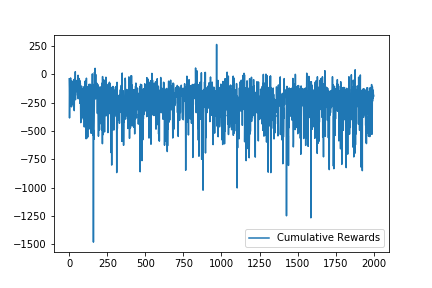

The Python source for this figure:
import gym
import keras
from keras.models import Sequential, load_model
from keras.layers import Dense
from keras.optimizers import Adam
from rltoolkit.methods import DQL
from rltoolkit.utils import test_network
from rltoolkit.callbacks import Checkpoint, Graph

env = gym.make('LunarLander-v2')
try:
  print(env.unwrapped.get_action_meanings())
except:
  pass

#Build network
model = Sequential()
model.add(Dense(256, activation='relu', input_shape=env.observation_space.shape))
model.add(Dense(256, activation='relu'))
model.add(Dense(256, activation='relu'))
model.add(Dense(env.action_space.n, activation='linear'))
model.compile(Adam(0.001), loss='mse')
model.summary()

filename = 'lunarlander'

#Load pretrained model
try:
  model = load_model(f'{filename}.h5')
except:
  pass

#Initialize DQL method
method = DQL(rb_size=2500, replay_batch_size=256)

#Enable graphing of rewards
graph = Graph()
#Checkpoint to save best model
ckpt = Checkpoint(f'{filename}.h5')

#Train neural network for 2000 episodes
nn = method.train(model, 
                  env,
                  2000,
                  epsilon_start=.99,
                  epsilon_decay=.995,
                  min_epsilon=.01,
                  batch_size=64,
                  callbacks=[ckpt, graph],
                )

#Save and show rewards
graph.show()
graph.save(f'{filename}.png')
nn.save('nn.h5')

#load best model
model.load_weights(f'{filename}.h5')

#Test model results for 10 episodes
episodes = 10
avg = test_network(model, env, episodes, render=True, verbose=1)
print(f'Average after {episodes} episodes:', avg)
